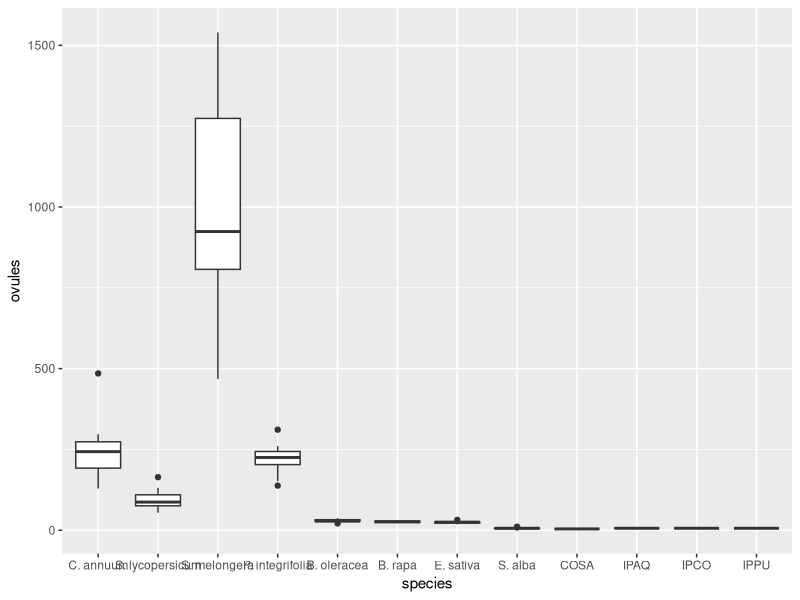
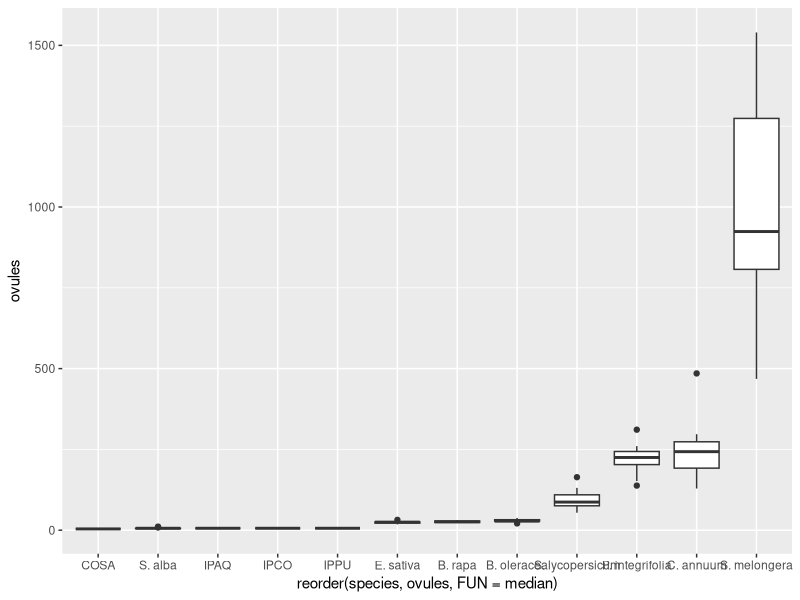
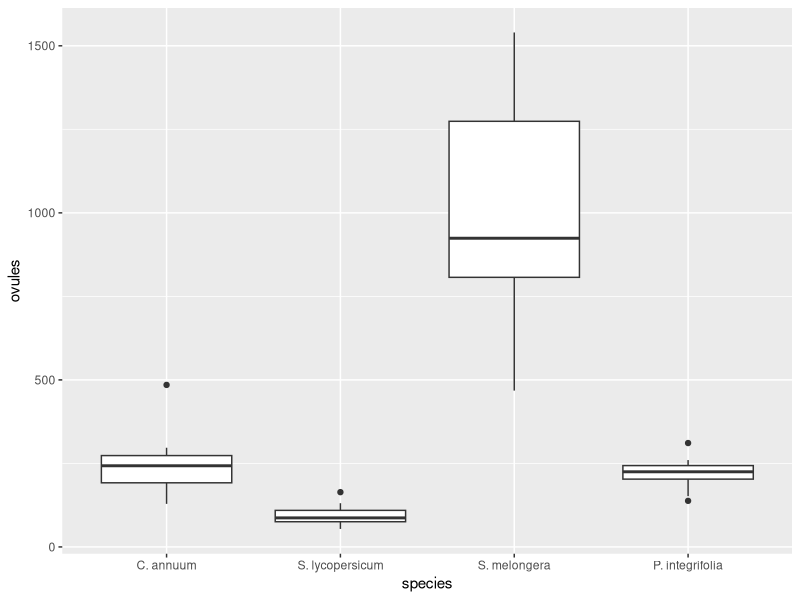
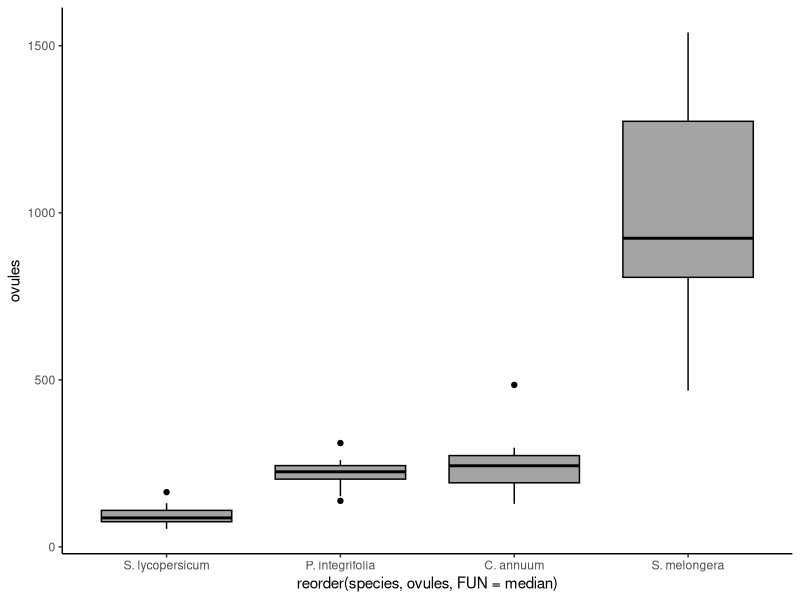
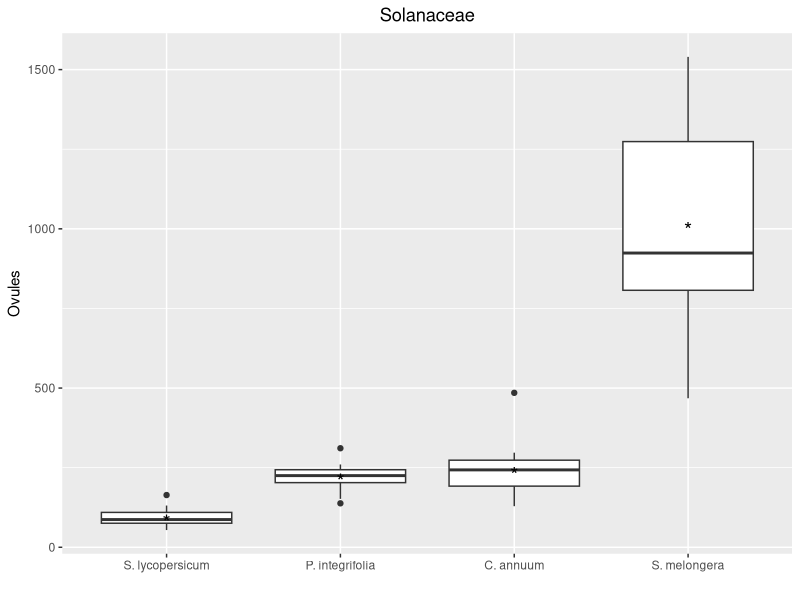
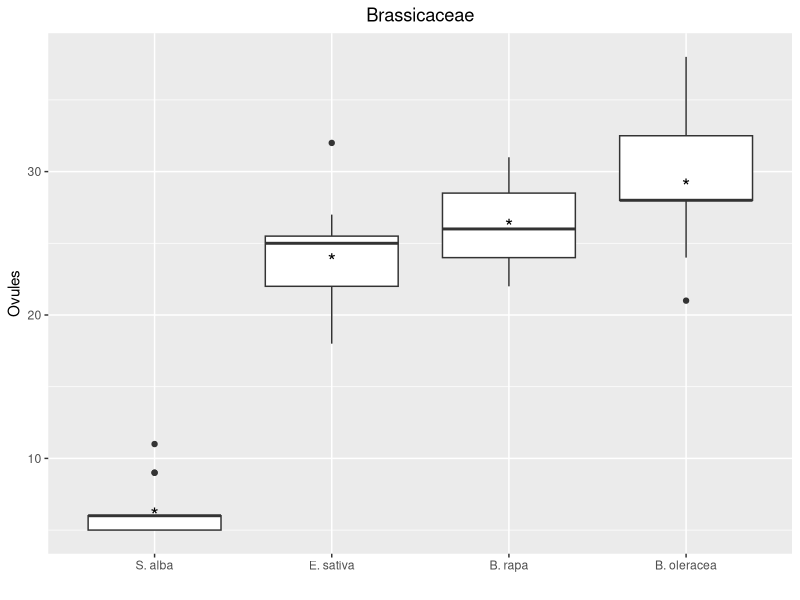
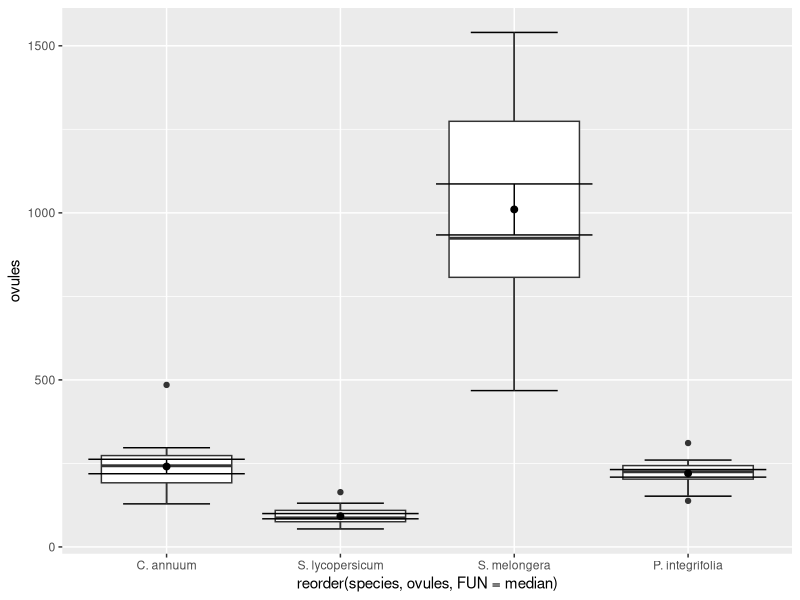

The R script that drew these images, in order: (Note: this script raises an error after producing the figures.)
#load libraries

library(ggplot2)
library(forcats)
library(Hmisc)
library(Formula)
#load data
d<-read.csv("Ovules.csv", sep=";")

colnames(d)[1]<-"C. annuum"
colnames(d)[2]<-"S. lycopersicum"
colnames(d)[3]<-"S. melongera"
colnames(d)[4]<-"P. integrifolia"
colnames(d)[5]<-"B. oleracea"
colnames(d)[6]<-"B. rapa"
colnames(d)[7]<-"E. sativa"
colnames(d)[8]<-"S. alba"


#Reorganise data
d <- stack(d)
#Naming columns
colnames(d)[1]<-"ovules"
colnames(d)[2]<-"species"


#boxplot from ggplot2
ggplot(d, aes(x = species, y = ovules)) + geom_boxplot()

#boxplot from ggplot2 reorder
ggplot(d, aes(x = reorder(species, ovules, FUN = median), y = ovules)) + geom_boxplot()

#subset per family (solanaceae, brassicaceae, convolvulaceae)
solanaceae<-subset(d)[1:60,]
brassicaceae<-subset(d)[61:120,]

# OVULES SOLANACEAE
ggplot(solanaceae, aes(x = species, y = ovules)) + geom_boxplot()

ggplot(solanaceae, aes(x = reorder(species, ovules, FUN = median), y = ovules)) +   geom_boxplot(fill='#A4A4A4', color="black")+
  theme_classic()

p <- ggplot(solanaceae, aes(x = reorder(species, ovules, FUN = median), y = ovules)) +   geom_boxplot()+
labs(title="Solanaceae",x="", y = "Ovules")+
theme(plot.title = element_text(hjust = 0.5))

p + stat_summary(fun.y=mean, geom="point", shape="*", size=5, colour="black")

# OVULES BRASSICACEAE

p <- ggplot(brassicaceae, aes(x = reorder(species, ovules, FUN = median), y = ovules)) +   geom_boxplot()+
  labs(title="Brassicaceae",x="", y = "Ovules")+
  theme(plot.title = element_text(hjust = 0.5))

p + stat_summary(fun.y=mean, geom="point", shape="*", size=5, colour="black")



#Try to plot sd

ggplot(solanaceae, aes(x = reorder(species, ovules, FUN = median), y = ovules))+
  stat_boxplot( aes(species, ovules), 
                geom='errorbar', linetype=1, width=0.5)+  #whiskers
  geom_boxplot() +    
  stat_summary(fun.y=mean, geom="point", size=2) + 
  stat_summary(fun.data = mean_se, geom = "errorbar")


p <- ggplot(brassicaceae, aes(x = reorder(species, ovules, FUN = median), y = ovules)) +   geom_boxplot()+
  labs(title="Brassicaceae",x="", y = "Ovules")+
  theme(plot.title = element_text(hjust = 0.5))+



  data_summary <- function(x) {
    m <- mean(x)
    ymin <- m-sd(x)
    ymax <- m+sd(x)
    return(c(y=m,ymin=ymin,ymax=ymax))
  }
  
p + stat_summary(fun.data=data_summary, color="blue")
  
  
p + stat_summary(fun.data=mean_sdl, 
                 geom="pointrange", color="red")
